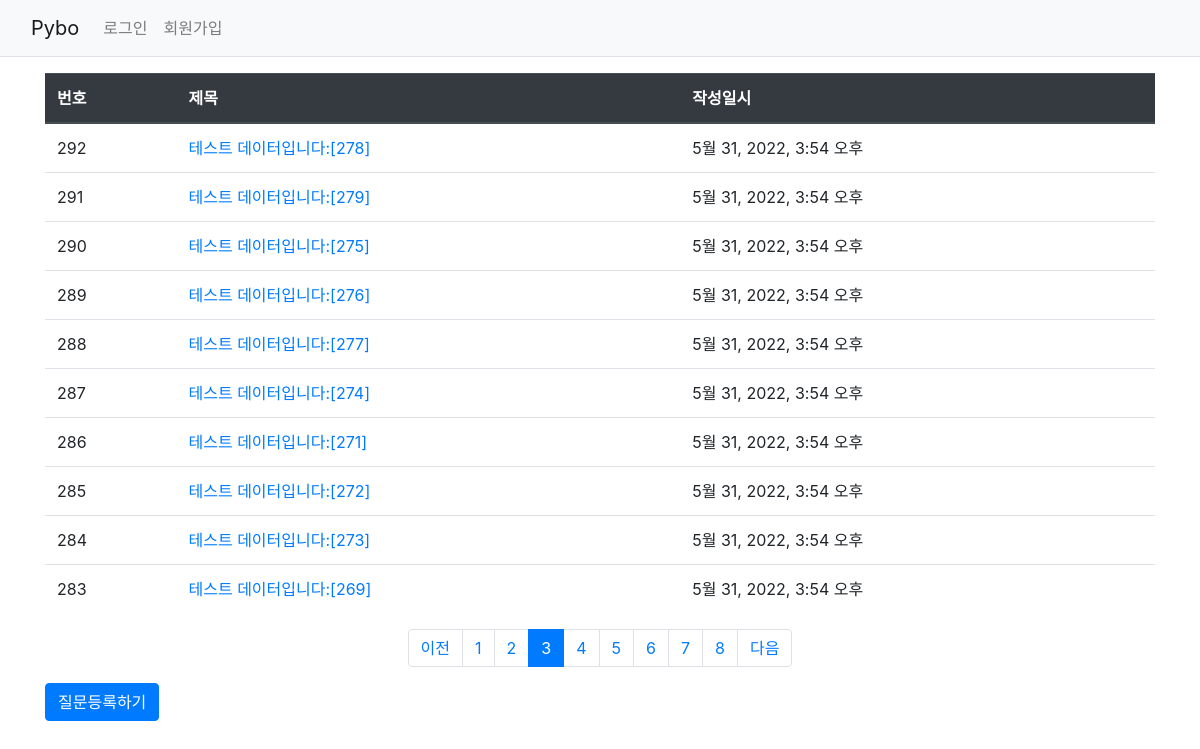
Page /pybo/?page=3 on the committed database.
### pybo/models.py (models this page shows, shortened)
class Question(models.Model):
    subject = models.CharField(max_length=200)
    content = models.TextField()
    create_date = models.DateTimeField()

### pybo/views.py (the view)
# urls.py: path('', views.index, name='index'),  # '/' 에 해당되는 path
def index(request):
    page = request.GET.get('page', '1')  # 페이지
    question_list = Question.objects.order_by('-create_date')  # -붙으면 내림차순 없으면 오름차순
    paginator = Paginator(question_list, 10)  # 페이지당 10개씩 보여주기
    page_object = paginator.get_page(page)
    context = {'question_list': page_object}  # 딕셔너리의 {'키' : 값}
    return render(request, 'pybo/question_list.html', context)  # 인자 값 3개

### pybo/templatetags/pybo_filter.py (called while the page is built)
@register.filter
def sub(value, arg):
    return value - arg

### templates/pybo/question_list.html (shortened to what this page needs)
<!DOCTYPE html>
<html lang="en">
<head>
</head>
<body>
    {% extends 'base.html' %}
    {% load pybo_filter %}
    {% block content %}
    <div class="container my-3">
        <table class="table">
            <thead>
            <tr class="thead-dark">
                <th>번호</th>
                <th>제목</th>
                <th>작성일시</th>
            </tr>
            </thead>
            <tbody>
                {% if question_list %}
                {% for question in question_list %}
                <tr>
                    <td>
                        {{ question_list.paginator.count|sub:question_list.start_index|sub:forloop.counter0|add:1 }}
                    </td>
                    <td>
                        <a href="{% url 'pybo:detail' question.id %}">
                            {{ question.subject }}
                        </a>
                    </td>
                    <td>{{ question.create_date }}</td>
                </tr>
            {% endfor %}
            {% else %}
            <tr>
                <td colspan="3">질문이 없습니다.</td>
            </tr>
            {% endif %}
            </tbody>
        </table>
        <ul class="pagination justify-content-center">
            {% if question_list.has_previous %}
            <li class="page-item">
                <a class="page-link"
                   href="?page={{ question_list.previous_page_number }}">이전</a>
            </li>
            {% else %}
            <li class="page-item disabled">
                <a class="page-link" tabindex="-1" aria-disabled="true" href="#">이전</a>
            </li>
            {% endif %}
            {% for page_number in question_list.paginator.page_range %}
            {% if page_number >= question_list.number|add:-5 and page_number <= question_list.number|add:5 %}
            {% if page_number == question_list.number %}
            <li class="page-item active" aria-current="page">
                <a class="page-link" href="?page={{ page_number }}">{{ page_number }}</a>
            </li>
            {% else %}
            <li class="page-item">
                <a class="page-link" href="?page={{ page_number }}">{{ page_number }}</a>
            </li>
            {% endif %}
            {% endif %}
            {% endfor %}
            {% if question_list.has_next %}
            <li class="page-item">
                <a class="page-link" href="?page={{ question_list.next_page_number }}">다음</a>
            </li>
            {% else %}
            <li class="page-item disavled">
                <a class="page-link" tabindex="-1" aria-disabled="true" href="#">다음</a>
            </li>
            {% endif %}
        </ul>
        <a href="{% url 'pybo:question_create' %}" class="btn btn-primary">질문등록하기</a>
    </div>
    {% endblock %}

### rows in the picture
Question: paginator.count|sub "292", subject "테스트 데이터입니다:[278]", create_date "5월 31, 2022, 3:54 오후"
Question: paginator.count|sub "291", subject "테스트 데이터입니다:[279]", create_date "5월 31, 2022, 3:54 오후"
Question: paginator.count|sub "290", subject "테스트 데이터입니다:[275]", create_date "5월 31, 2022, 3:54 오후"
Question: paginator.count|sub "289", subject "테스트 데이터입니다:[276]", create_date "5월 31, 2022, 3:54 오후"
Question: paginator.count|sub "288", subject "테스트 데이터입니다:[277]", create_date "5월 31, 2022, 3:54 오후"
Question: paginator.count|sub "287", subject "테스트 데이터입니다:[274]", create_date "5월 31, 2022, 3:54 오후"
Question: paginator.count|sub "286", subject "테스트 데이터입니다:[271]", create_date "5월 31, 2022, 3:54 오후"
Question: paginator.count|sub "285", subject "테스트 데이터입니다:[272]", create_date "5월 31, 2022, 3:54 오후"
Question: paginator.count|sub "284", subject "테스트 데이터입니다:[273]", create_date "5월 31, 2022, 3:54 오후"
Question: paginator.count|sub "283", subject "테스트 데이터입니다:[269]", create_date "5월 31, 2022, 3:54 오후"

### other values in the picture
{{ page_number }} "1" "2" "4" "5" "6" "7" "8"
{{ page_number }} "3"
